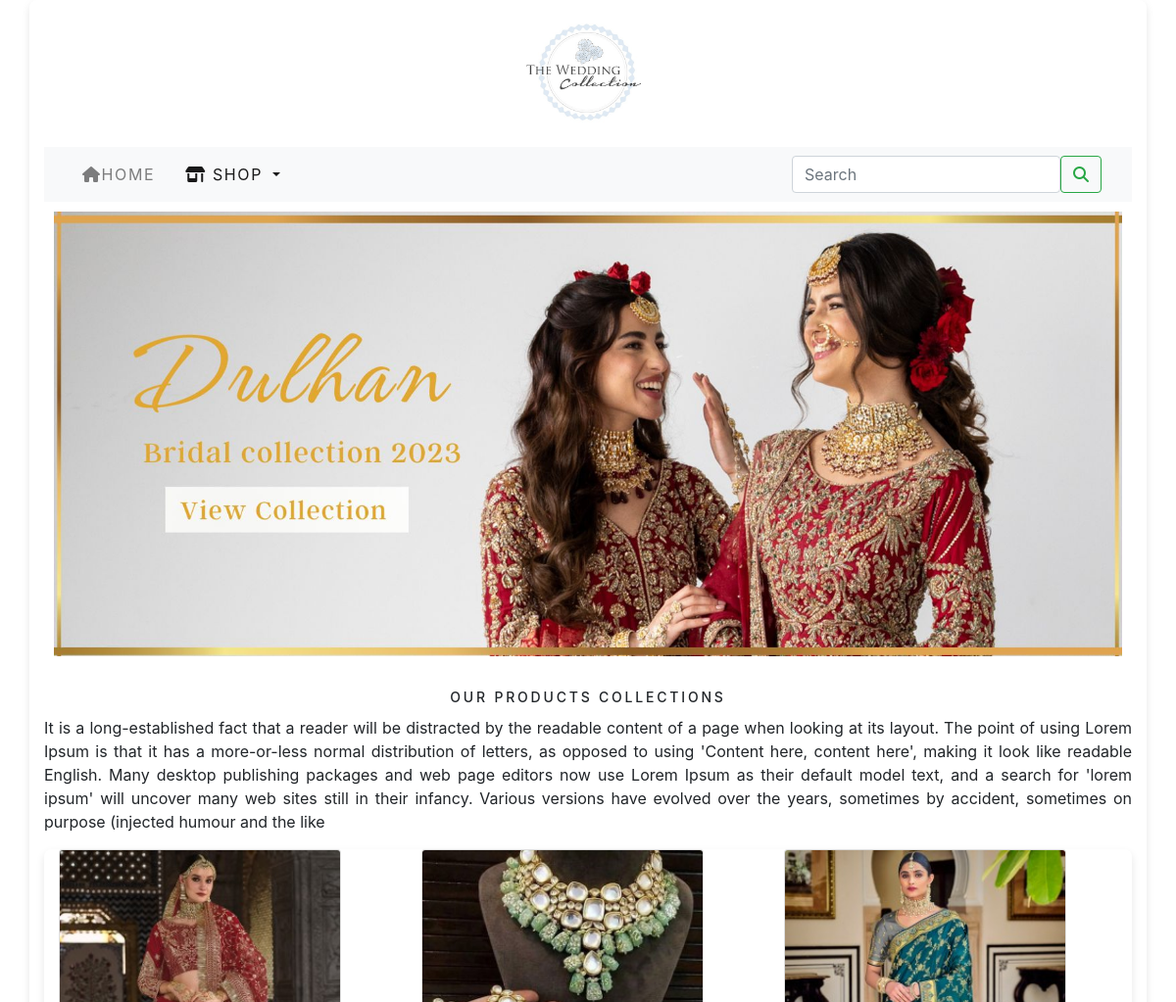
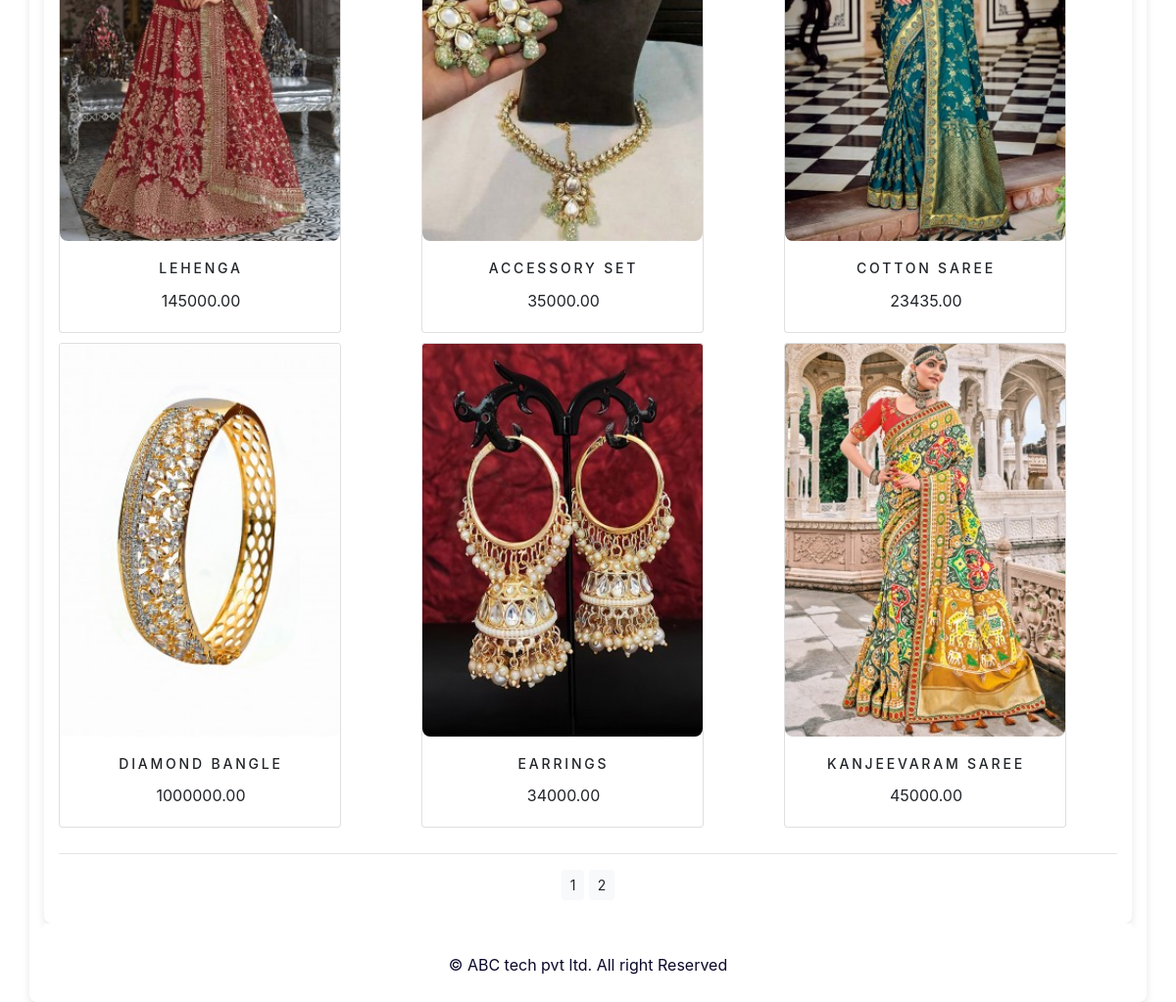
The app's page /shop/ with its own data (2 pictures, top to bottom).
### shop/models.py (models this page shows, shortened)
class Product(models.Model):
    name = models.CharField(max_length=250, unique=True)
    slug = models.SlugField(max_length=250, unique=True)
    description = models.TextField(blank=True)
    price = models.DecimalField(max_digits=10, decimal_places=2)
    category = models.ForeignKey(Category, on_delete=models.CASCADE)
    image = models.ImageField(upload_to='product', blank=True)
    stock = models.IntegerField()
    available = models.BooleanField(default=True)
    created = models.DateTimeField(auto_now_add=True)
    updated = models.DateTimeField(auto_now=True)
    def get_url(self):
        return reverse('shop:prodCatdetail', args=[self.category.slug, self.slug])
    class Meta:
        ordering = ('name',)
        verbose_name = 'product'
        verbose_name_plural = 'products'

### shop/views.py (the view)
# urls.py: path('',views.allProdCat,name='allProdCat'),
def allProdCat(request, c_slug=None):
    c_page = None
    products_list = None
    if c_slug != None:
        c_page = get_object_or_404(Category, slug=c_slug)
        products_list = Product.objects.all().filter(category=c_page, available=True)
    else:
        products_list = Product.objects.all().filter(available=True)
    paginator = Paginator(products_list, 6)
    try:
        page = int(request.GET.get('page', '1'))
    except:
        page = 1
    try:
        products = paginator.page(page)
    except(EmptyPage, InvalidPage):
        products = paginator.page(paginator.num_pages)
    return render(request, "category.html", {'category': c_page, 'products': products})

### cart/context_processors.py (called while the page is built)
def counter(request):
    item_count=0
    if 'admin' in request.path:
        return {}
    else:
        try:
            cart=Cart.objects.filter(cart_id=_cart_id(request))
            car_items=CartItem.objects.all().filter(cart=cart[:1])
            for car_item in car_items:
                item_count+=car_item.quantity
        except Cart.DoesNotExist:
            item_count=0
    return dict(item_count=item_count)

### cart/views.py (called while the page is built)
def _cart_id(request):
    cart = request.session.session_key
    if not cart:
        cart = request.session.create()
    return cart

### shop/context_processors.py (called while the page is built)
def menu_links(request):
    links = Category.objects.all()
    return dict(links=links)

### shop/models.py (called while the page is built)
    def get_url(self):
        return reverse('shop:products_by_category', args=[self.slug])

### template/category.html (shortened to what this page needs)
{% extends 'base.html' %}
{% load static %}
{% block content %}
    <div class="mx_auto">
        {% if category %}
            <img class="my_image" src="{{category.image.url}}" alt="{{category.name}}" width="100">
        </div>
        <br>
        <div>
            <h1 class="text-center my_title">{{category.name}}</h1>
            <p class="text-justify">{{category.description}}</p>
        </div>
        {% else %}
        <div>
            <img class="my_image my_image_padding" src="{% static 'img/banner.jpeg' %}" alt="our products" width="1500px;" height="500px;">
        </div>
        <br>
        <div>
            <h1 class="text-center my_title">our products collections</h1>
            <p class="text-justify" >It is a long-established fact that a reader will be distracted by the readable content of a page when looking at its layout. The point of using Lorem Ipsum is that it has a more-or-less normal distribution of letters, as opposed to using 'Content here, content here', making it look like readable English. Many desktop publishing packages and web page editors now use Lorem Ipsum as their default model text, and a search for 'lorem ipsum' will uncover many web sites still in their infancy. Various versions have evolved over the years, sometimes by accident, sometimes on purpose (injected humour and the like</p>
        </div>
    {% endif %}
    <div class="container">
        <div class="row mx_auto">
            {% for product in products.object_list %}
                <div class="my_bottom_margin col-8 col-sm-6 col-md-4 col-ig-4">
                    <div class="card text-center" style="width: 18rem;">
                        <a href="{{ product.get_url }}">
                            <img class="card-img-top my_image img-fluid" src="{{ product.image.url }}" alt="{{ product.name }}">
                        </a>
                        <div class="card-body" style="width: 18rem;">
                            <h4 class="card-title">{{ product.name }}</h4>
                            <p class="card-text">{{ product.price }}</p>
                        </div>
                    </div>
                </div>
            {% endfor %}
        </div>
        <div class="mx_auto">
            {% if products.paginator.num_pages > 1 %}
            <hr>
         <div class="text-center">
             {% for pg in products.paginator.page_range %}
             <a href="?page={{pg}}" class="btn btn-light btn-sm {% if product.number == pg %} active {% endif %}"> {{pg}}</a>
             {% endfor %}
         </div>
         {% endif %}
        </div>
        <br>
    </div>
{% endblock %}

### template/base.html (shortened to what this page needs)
{% load static %}
<!DOCTYPE html>
<html lang="en">
<head>
    <link  href="{% static 'css/custom.css' %}" rel="stylesheet">
     <link href="{% static 'css/bootstrap.min.css' %}" rel="stylesheet" >
</head>
<body>
 <div class="container">
{% include 'header.html' %}
{% include 'navbar.html' %}
{% block content %}
{% endblock %}
 </div>
{% include 'footer.html' %}
</body>
</html>

### template/header.html
{% load static %}
<header>
  <center>
   <a href="{% url 'shop:allProdCat'%}"></a>   <img src="{% static 'img/logo.jpg' %}" alt="logoimage" width="150px;" height="150px;">
  </center>
</header>

### template/navbar.html (shortened to what this page needs)
<body>
<nav class="navbar navbar-expand-lg navbar-light bg-light">
    <div class="container-fluid">
        <div class="collapse navbar-collapse" id="navbarSupportedContent">
            <ul class="navbar-nav mr-auto">
                <li class="nav-item">
                    <a class="nav-link" href=" {% url 'shop:allProdCat' %}"><i class="fa-solid fa-house"></i>Home</a>
                </li>
                <li class="nav-item dropdown {% if 'shop' in request.path %} active {% endif %}">
                    <a class="nav-link dropdown-toggle" href="#" role="button" data-toggle="dropdown" aria-haspopup="true" aria-expanded="false"><i class="fa-solid fa-shop"></i>
                        Shop
                    </a>
                </li>
            </ul>
            <form class="d-flex" role="search" action="{% url 'search_app:SearchResult' %}" method="get">
                <input class="form-control me-2" type="search" placeholder="Search" name="q" aria-label="Search">
                <button class="btn btn-outline-success" type="submit"><i class="fas fa-search"></i></button>
            </form>
        </div>
    </div>
</nav>
</body>

### template/footer.html
<div class="footer navbar-fixed-bottom my_footer">
    <p class="text-center"> &copy; ABC tech pvt ltd. All right Reserved</p>
</div>

### static/css/custom.css (style rules this page uses)
body { font-family: 'Kalnia', serif; }
.nav-item { letter-spacing: 0.1em; font-size: 16px; text-transform: uppercase; margin-right: 15px; }
.nav-item a { color: #333; transition: color 0.3s ease; }
.my_footer { background-color:white; height: 80px; text-align: center; color:#0a0729; }
.my_footer p { padding-top: 30px; font-size: 16px; margin: 0; }
.my_image { width:100%; height:auto; object-fit: cover; border-radius: 8px; box-shadow: 0 4px 8px rgba(0, 0, 0, 0.1) border-radius: 10px;; }
.my_title { font-size: 18px; text-transform: uppercase; letter-spacing: 0.2em; margin-bottom: 10px; }
.my_image_padding { padding: 10px; }
.my_bottom_margin { margin-bottom:10px; }
.card-body h4 { font-size: 14px; text-transform: uppercase; letter-spacing: 0.2em; }
.container { width:100%; height:auto; object-fit: cover; border-radius: 8px; box-shadow: 0 4px 8px rgba(0, 0, 0, 0.1) }
.my_title { font-size:14px; }

### records on screen
Product: image (picture), name "LEHENGA", price "145000.00"
Product: image (picture), name "ACCESSORY SET", price "35000.00"
Product: image (picture), name "COTTON SAREE", price "23435.00"
Product: image (picture), name "DIAMOND BANGLE", price "1000000.00"
Product: image (picture), name "EARRINGS", price "34000.00"
Product: image (picture), name "KANJEEVARAM SAREE", price "45000.00"

### other values on screen
{{ pg }} "1" "2"
